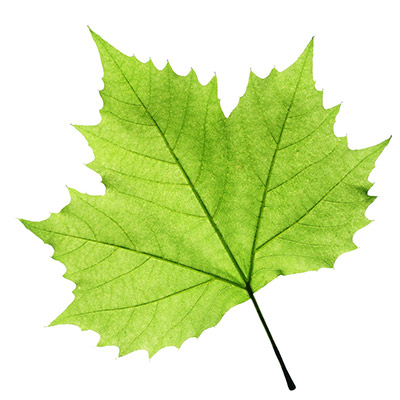
//> input picture immagini/foglia.png, 400 x 400 px
$ ./Split_Merge   (built with g++ and OpenCV 4)
//> lines starting //> are read from the running program, lines starting //| are printed output that depends on the picture; after the words box and inside, x2 and y2 are one past the last pixel; in counts of white or black regions, pixels touching at a corner belong together
#include <opencv2/opencv.hpp>

using namespace cv;
using namespace std;

double smTH = 10;
int tSize = 8;
int mTH = 5;

class TNode {
public:
    Rect region;
    TNode *regions[4] = {nullptr};
    vector<TNode *> merged;
    bool isMerged[4] = {false};
    double stddev, mean;

    TNode(Rect R) : region(R) {}
};

TNode *split(Mat &img, Rect R) {
    TNode *root = new TNode(R);

    Scalar stddev, mean;
    meanStdDev(img(R), mean, stddev);
    root->mean = mean[0];
    root->stddev = stddev[0];

    if (R.width > tSize && root->stddev > smTH) {
        int h = R.height / 2, w = R.width / 2;
        root->regions[0] = split(img, Rect(R.x, R.y, h, w));
        root->regions[1] = split(img, Rect(R.x, R.y + w, h, w));
        root->regions[2] = split(img, Rect(R.x + h, R.y, h, w));
        root->regions[3] = split(img, Rect(R.x + h, R.y + w, h, w));
    }

    rectangle(img, R, Scalar(0));
    return root;
}

void merge(TNode *root) {
    if (root->region.width > tSize && root->stddev > smTH) {
        int mean[4];
        for (int i = 0; i < 4; i++)
            mean[i] = (int) root->regions[i]->mean;

        for (int i = 0; i < 4; i++) {
            int next = (i + 1) % 4;
            if (abs(mean[i] - mean[next]) < mTH) {
                root->merged.push_back(root->regions[i]);
                root->merged.push_back(root->regions[next]);
                root->isMerged[i] = root->isMerged[next] = true;

                int next2 = (i + 2) % 4, prev = (i + 3) % 4;
                if (abs(mean[next] - mean[next2]) < mTH) {
                    root->merged.push_back(root->regions[next2]);
                    root->isMerged[next2] = true;
                } else if (abs(mean[prev] - mean[i]) < mTH) {
                    root->merged.push_back(root->regions[prev]);
                    root->isMerged[prev] = true;
                }
            }
        }
        for (int i = 0; i < 4; i++)
            if (!root->isMerged[i])
                merge(root->regions[i]);
    } else
        root->merged.push_back(root);
}

void segment(TNode *root, Mat &img) {
    float val = 0;
    for (auto node: root->merged)
        val += node->mean;
    val /= root->merged.size();

    for (auto node: root->merged)
        img(node->region) = (int) val;

    for (int i = 0; i < 4; i++)
        if (!root->isMerged[i] && root->regions[i])
            segment(root->regions[i], img);
}

void SplitMerge(Mat &input) {
    Mat img = input.clone();
    GaussianBlur(img, img, Size(3, 3), 1, 1);

    int exponent = log(min(img.cols, img.rows)) / log(2);
    int quadSize = pow(2.0, (double) exponent);

    Rect square = Rect(0, 0, quadSize, quadSize);
    img = img(square).clone();

    Mat imgSeg = img.clone();

    TNode *root = split(img, Rect(0, 0, img.rows, img.cols));
    merge(root);
    segment(root, imgSeg);

    imshow("Quad Tree", img);
    imshow("Segmented", imgSeg);
    waitKey(0);
}

int main() {
    Mat src = imread("../immagini/foglia.png", IMREAD_GRAYSCALE);
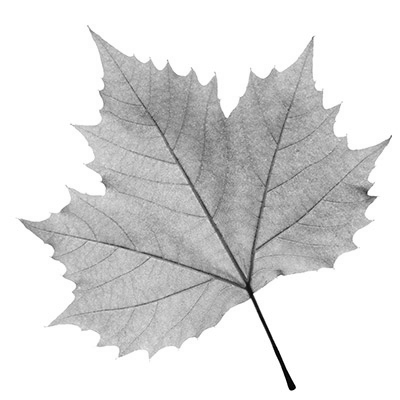
//> src: 400 rows x 400 cols, CV_8UC1; min 0, max 255, mean 219.7

    SplitMerge(src);
//> in SplitMerge, `img = img(square).clone();`:
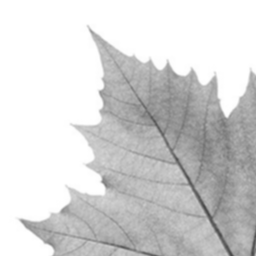
//> img: 256 rows x 256 cols, CV_8UC1; min 72, max 255, mean 213.5
//> in split, `meanStdDev(img(R), mean, stddev);`: mean = Scalar(213.5); stddev = Scalar(43.75)
//> in split, `root->mean = mean[0];`: root->mean = 213.5
//> in split, `root->stddev = stddev[0];`: root->stddev = 43.75
//> in split, `int h = R.height / 2, w = R.width / 2;`: h = 128
//> in split (call 6), `meanStdDev(img(R), mean, stddev);`: mean = Scalar(253.4); stddev = Scalar(8.64)
//> in split (call 6), `root->mean = mean[0];`: root->mean = 253.4
//> in split (call 6), `root->stddev = stddev[0];`: root->stddev = 8.64
//> in split (call 6), `rectangle(img, R, Scalar(0));`:
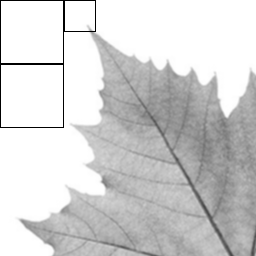
//> img: 256 rows x 256 cols, CV_8UC1; min 0, max 255, mean 211.1
//> in split (call 7), `meanStdDev(img(R), mean, stddev);`: mean = Scalar(251.9); stddev = Scalar(13.54)
//> in split (call 7), `root->mean = mean[0];`: root->mean = 251.9
//> in split (call 7), `root->stddev = stddev[0];`: root->stddev = 13.54
//> in split (call 7), `int h = R.height / 2, w = R.width / 2;`: h = 16
//> in split (call 8), `rectangle(img, R, Scalar(0));`: img: 256 rows x 256 cols, CV_8UC1; 0.09% of pixels changed, all inside (x1, y1, x2, y2) = (64, 32, 80, 48)
//> in split (call 7), `root->regions[1] = split(img, Rect(R.x, R.y + w, h, w));`:
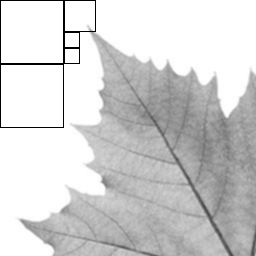
//> img: 256 rows x 256 cols, CV_8UC1; min 0, max 255, mean 210.6
//> in split (call 7), `root->regions[3] = split(img, Rect(R.x + h, R.y + w, h, w));`: img: 256 rows x 256 cols, CV_8UC1; min 0, max 255, mean 210
//> in split (call 7), `rectangle(img, R, Scalar(0));`: R = Rect(64, 32, 32, 32)
//> in split, `root->regions[3] = split(img, Rect(R.x + h, R.y + w, h, w));`:
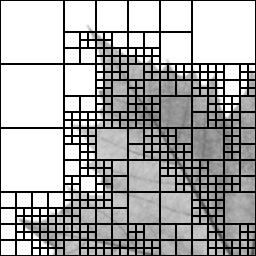
//> img: 256 rows x 256 cols, CV_8UC1; min 0, max 255, mean 167
//> in split, `rectangle(img, R, Scalar(0));`: R = Rect(0, 0, 256, 256)
//> after the loop in merge, `for (int i = 0; i < 4; i++)`: root->merged = 0 items; root->isMerged = [0, 0, 0, 0]
//> after the loop in segment, `for (auto node: root->merged)`: val = 0
//> in segment, `val /= root->merged.size();`: val = nan
//> the loop in segment, `for (int i = 0; i < 4; i++)` made 4 passes
//> val in segment on passes 1 to 4: 255, nan, nan, 177.8
//> pass 2, in segment, `segment(root->regions[i], img);`:
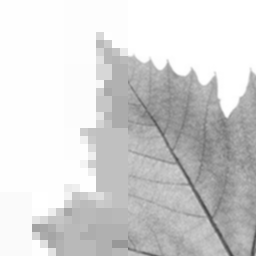
//> img: 256 rows x 256 cols, CV_8UC1; min 72, max 255, mean 213.2
//> after the loop in segment, `for (int i = 0; i < 4; i++)`:
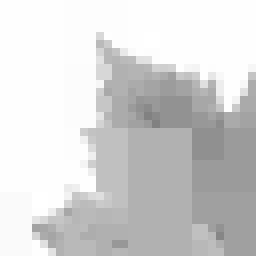
//> img: 256 rows x 256 cols, CV_8UC1; min 129, max 255, mean 212.9

    return 0;
}

$ run again, with immagini/strada.png copied over immagini/foglia.png
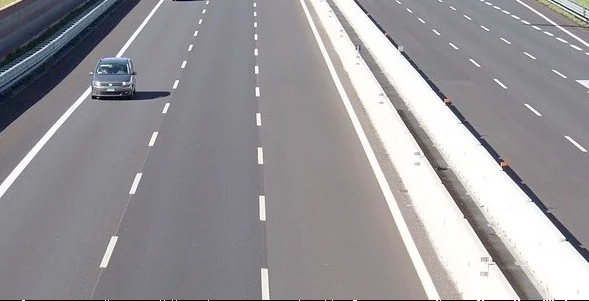
//> input picture immagini/strada.png, 589 x 301 px
//> mean = Scalar(124.5); stddev = Scalar(35.91)
//> in split, `root->mean = mean[0];`: root->mean = 124.5
//> in split, `root->stddev = stddev[0];`: root->stddev = 35.91
//> h = 128
//> R = Rect(0, 0, 256, 256)
//> the loop in segment, `for (auto node: root->merged)` made 2 passes
//> val on passes 1 to 2: 139.1, 278.2
//> after the loop in segment, `for (auto node: root->merged)`: val = 278.2
//> in segment, `val /= root->merged.size();`: val = 139.1
//> the loop in segment, `for (auto node: root->merged)` made 2 passes
//> after the loop in segment, `for (auto node: root->merged)`:
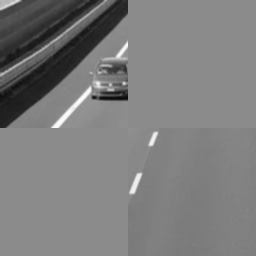
//> img: 256 rows x 256 cols, CV_8UC1; min 9, max 253, mean 124.5
//> the loop in segment, `for (int i = 0; i < 4; i++)` made 4 passes
//> val in segment on passes 1, 4: nan, 127.5
//> pass 1, in segment, `segment(root->regions[i], img);`:
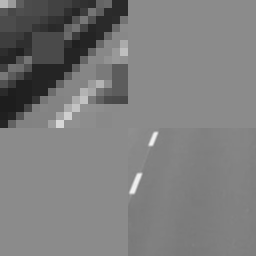
//> img: 256 rows x 256 cols, CV_8UC1; min 29, max 242, mean 124.3
